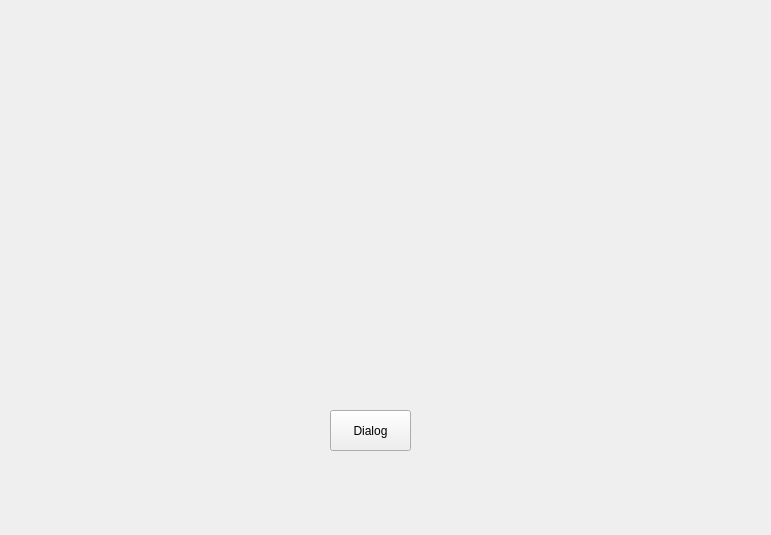
<?xml version="1.0" encoding="UTF-8"?>
<ui version="4.0">
 <class>Widget</class>
 <widget class="QWidget" name="Widget">
  <property name="geometry">
   <rect>
    <x>0</x>
    <y>0</y>
    <width>771</width>
    <height>535</height>
   </rect>
  </property>
  <property name="windowTitle">
   <string>Widget</string>
  </property>
  <widget class="QPushButton" name="pushButton">
   <property name="geometry">
    <rect>
     <x>330</x>
     <y>410</y>
     <width>81</width>
     <height>41</height>
    </rect>
   </property>
   <property name="text">
    <string>Dialog</string>
   </property>
  </widget>
 </widget>
 <layoutdefault spacing="6" margin="11"/>
 <resources/>
 <connections/>
</ui>
